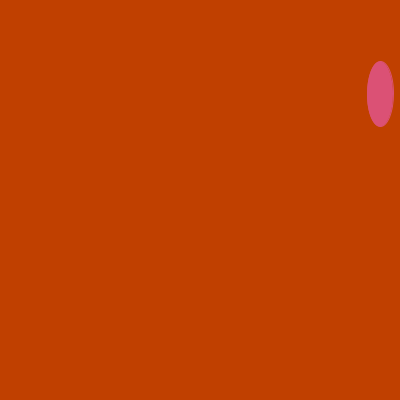
Frame 1 (no input)
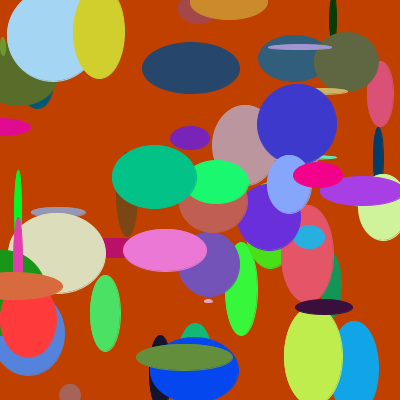
Frame 60 (the mouse pressed at the canvas centre just before this capture)
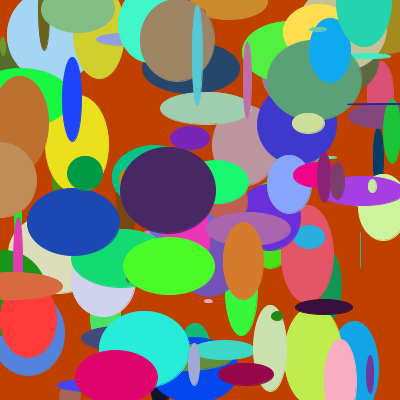
Frame 120 (the mouse held since frame 60 and released just before this capture)

The Processing sketch that drew these frames (run headless with seeded random() and noise(); from frame 60 on, the mouse is pressed at the canvas centre):

// Processing sketch: processing_35909
// ── processing_35909.pde

//Nathan Trevino
//Copyright Nathan Trevino, Carnegie Mellon University
//For use on the Creative Commons
//EMS2

int lastX = 200; //last x value
int lastY = 200; //last y value

void setup() {

  // setup stuff
  size (400, 400);
  stroke(255);
  background(192, 64, 0);
  smooth();
  frameRate(10);
 
}

void draw() {
  
  int randomX;
  int randomY;
  int randomH;
  int randomW;
  
  //generate random size of rect
  randomH = int(random(101));
  randomW = int(random(101));
  
  //gernerate random rect start
  randomX = int(random(400));
  randomY = int(random(400));
  
  //generate random color of rect
  int r = int(random(256));
  int g = int(random(256));
  int b = int(random(256));
  
  stroke(r, g, b);
  fill (r, g, b);
  arc(randomX, randomY, randomW, randomH, PI, 2*TWO_PI);
}
  

void mousePressed() {
  //variables
  int randomH;
  int randomW;
  
  //generate random size of tri
  randomH = int(random(401));
  randomW = int(random(401));
  
  //awesome triangle thing
  fill(255,255,255);
  triangle(randomH, randomW, mouseX+100, mouseY+28, mouseX, mouseY);
  lastX = mouseX;
  lastY = mouseY;
}
